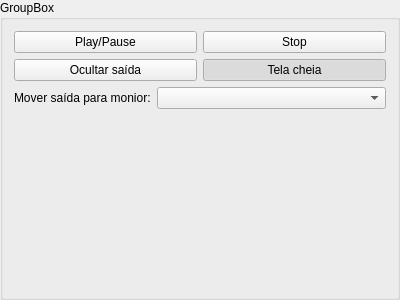
<?xml version="1.0" encoding="UTF-8"?>
<ui version="4.0">
 <class>mdptvp::media::PlayerControlsBox</class>
 <widget class="QGroupBox" name="mdptvp::media::PlayerControlsBox">
  <property name="geometry">
   <rect>
    <x>0</x>
    <y>0</y>
    <width>400</width>
    <height>300</height>
   </rect>
  </property>
  <property name="windowTitle">
   <string>GroupBox</string>
  </property>
  <property name="title">
   <string>GroupBox</string>
  </property>
  <layout class="QVBoxLayout" name="verticalLayout">
   <item>
    <layout class="QHBoxLayout">
     <item>
      <widget class="QPushButton" name="playPauseButton">
       <property name="text">
        <string>Play/Pause</string>
       </property>
       <property name="checkable">
        <bool>true</bool>
       </property>
      </widget>
     </item>
     <item>
      <widget class="QPushButton" name="stopButton">
       <property name="text">
        <string>Stop</string>
       </property>
      </widget>
     </item>
    </layout>
   </item>
   <item>
    <layout class="QVBoxLayout" name="verticalLayout_2">
     <item>
      <layout class="QHBoxLayout" name="horizontalLayout_2">
       <item>
        <widget class="QPushButton" name="hideOutputButton">
         <property name="text">
          <string>Ocultar saída</string>
         </property>
         <property name="checkable">
          <bool>true</bool>
         </property>
        </widget>
       </item>
       <item>
        <widget class="QPushButton" name="toggleFullscreenButton">
         <property name="text">
          <string>Tela cheia</string>
         </property>
         <property name="checkable">
          <bool>true</bool>
         </property>
         <property name="checked">
          <bool>true</bool>
         </property>
        </widget>
       </item>
      </layout>
     </item>
     <item>
      <layout class="QFormLayout" name="formLayout_2">
       <item row="0" column="0">
        <widget class="QLabel" name="monitoresLabel">
         <property name="text">
          <string>Mover saída para monior:</string>
         </property>
        </widget>
       </item>
       <item row="0" column="1">
        <widget class="QComboBox" name="monitores_box_"/>
       </item>
      </layout>
     </item>
    </layout>
   </item>
  </layout>
 </widget>
 <resources/>
 <connections/>
</ui>
